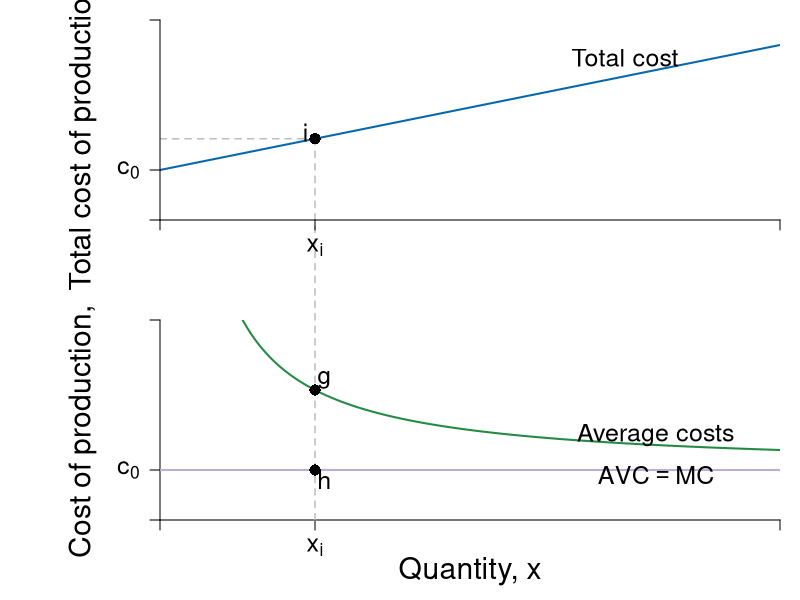

Generate this figure with R:
#Graph Designer: Scott Cohn
#Authors: Bowles and Halliday
#Title: Microeconomics: Competition, Conflict and Coordination

require(shape)
pdf(file = "firmmarketsupply/tc_ac_mc_stacked_linear.pdf", width = 9, height = 12)

#Set parameters for graphics
axislabelsize <- 1.8
labelsize <- 1.5
namesize <- 1.8
annotatesize <- 1.5
graphlinewidth <- 2
segmentlinewidth <- 1.5

COL <- c("#7fc97f", "#beaed4", "#fdc086", "#ffff99", "#386cb0", "#f0027f", "#bf5b17", "#666666")
COLA <- c("#99d8c9","#66c2a4","#41ae76", "#238b45", "#005824")
COLB <- c("#4eb3d3", "#2b8cbe", "#0868ac","#084081")

#Edited the margins to cater for the larger LHS labels
par(mar =  c(4, 8, 1, 1), mfrow = c(2, 1))


totalcost <- function(x, c0 = 10, c1 = 2){
  c0 + c1*x
}

avgcost <- function(x, c0 = 10, c1 = 2){
  totalcost/x
}

avgvarcost <- function(x,  c1 = 2){
  c1
}

marginalcost <- function(x, c1 = 2){
  c1
}

mcline <- function(x, constant = 0.3181472, slope = 0.125){
  constant + slope*x
}



# total cost --------------------------------------------------------------


xlims <- c(0, 10)
ylims <- c(0, 8)

npts <- 501 
x <- seq(xlims[1], xlims[2], length.out = npts)
y <- seq(ylims[1], ylims[2], length.out = npts) 
a <- c(13, 16.75, 19.25)

plot(0, 0, xlim = xlims, ylim = ylims, type = "n",
     xlab = expression(paste("")),
     ylab = expression(paste("")), 
     xaxt = "n", 
     yaxt = "n", 
     cex.lab = axislabelsize, 
     bty = "n",
     xaxs = "i", 
     yaxs = "i")

# Choose x_i

i <- c(2, 2.5, 3, 3.5, 4)
xi <- i[2]

ticksy <- c(0, 2, totalcost(x = xi, c0 = 10, c1 = 2), ylims[2])
ylabels <- c(NA, expression(paste(c[0])), expression(paste(c[i])), NA)
ticksx <- c(0, xi, xlims[2])
xlabels <- c(NA, expression(paste(x[i])), NA)

npts <- 500 
xx1 <- seq(xlims[1], xlims[2], length.out = npts)
xx3 <- seq(xi - 1.5, xi + 1.5, length.out = npts)
xx4 <- seq(4.82456, 7.82456, length.out = npts)

# Total Cost curve
lines(xx1, totalcost(xx1, c0 = 2, c1 = 0.5), col = COLB[3], lwd = graphlinewidth)

# Label the axes
text(-1.25, 0.5*ylims[2], expression(paste("Total cost of production, ", c)), xpd = TRUE, cex = axislabelsize, srt = 90) 

# Segments
segments(xi, -50, xi, totalcost(xi, c0 = 2, c1 = 0.5), lty = 2, col = "grey", lwd = segmentlinewidth, xpd = TRUE)
segments(0, totalcost(xi, c0 = 2, c1 = 0.5), xi, totalcost(xi, c0 = 2, c1 = 0.5), lty = 2, col = "grey", lwd = segmentlinewidth)

# Add point and label
points(xi, totalcost(x = xi, c0 = 2, c1 = 0.5), pch = 16, col = "black", cex = 1.5)
text(xi - 0.15, totalcost(x = xi, c0 = 2, c1 = 0.5) + 0.25, expression("i"), cex = annotatesize)

#Label the cost curve
text(7.5, 6.5, expression("Total cost"), cex = annotatesize)

# Axis Labels
axis(1, at = ticksx, pos = 0, labels = xlabels, cex.axis = labelsize)
axis(2, at = ticksy, pos = 0, labels = ylabels, las = 1, cex.axis = labelsize)

# ac & mc -----------------------------------------------------------------

avgcost <- function(x,  c0 = 2, c1 = 0.05){
  (c0 + c1*x)/x
}

marginalcost <- function(x, c1 = 0.05){
  0*x + c1 
}

xlims <- c(0, 10)
ylims <- c(0, 2)

npts <- 501 
x <- seq(xlims[1], xlims[2], length.out = npts)
y <- seq(ylims[1], ylims[2], length.out = npts) 
a <- c(13, 16.75, 19.25)

plot(0, 0, xlim = xlims, ylim = ylims, type = "n",
     xlab = expression(paste("")),
     ylab = expression(paste("")), 
     xaxt = "n", 
     yaxt = "n", 
     cex.lab = axislabelsize, 
     bty = "n",
     xaxs = "i", 
     yaxs = "i")


ticksy <- c(0, 0.5, ylims[2])
ylabels <- c(NA, expression(paste(c[0])), NA)
ticksx <- c(0, xi, xlims[2])
xlabels <- c(NA, expression(paste(x[i])), NA)

axis(1, at = ticksx, pos = 0, labels = xlabels, cex.axis = labelsize)
axis(2, at = ticksy, pos = 0, labels = ylabels, las = 1, cex.axis = labelsize)

npts <- 500 
xx1 <- seq(xlims[1], xlims[2], length.out = npts)
xx3 <- seq(4, 8, length.out = npts)
xx4 <- seq(xlims[1], 6.32456, length.out = npts)
xx5 <- seq(6.32456, xlims[2], length.out = npts)

text(-1.25, 0.5*ylims[2], expression(paste("Cost of production, ", c)), xpd = TRUE, cex = axislabelsize, srt = 90) 
mtext(expression(paste("Quantity, ", x)), side = 1, line = 2.5, cex = axislabelsize)

# segments
segments(xi, 0, xi, ylims[2] + 1, lty = 2, col = "grey", lwd = segmentlinewidth, xpd = TRUE)

# AC
lines(x, avgcost(x, c0 = 2, c1 = 0.5), col = COLA[4], lwd = graphlinewidth)

# AVC = MC
lines(x, marginalcost(x, c1 = 0.5), col = COL[2], lwd = graphlinewidth)

# Add point and label
points(xi, marginalcost(xi, c1 = 0.5), pch = 16, col = "black", cex = 1.5)
text(xi + 0.15, marginalcost(xi, c1 = 0.5) - 0.1, expression("h"), cex = annotatesize)

points(xi, avgcost(xi, c0 = 2, c1 = 0.5), pch = 16, col = "black", cex = 1.5)
text(xi + 0.15, avgcost(xi, c0 = 2, c1 = 0.5) + 0.1, expression("g"), cex = annotatesize)

# Label curves
text(0.8*xlims[2], 0.85, expression("Average costs"), cex = annotatesize)
text(0.8*xlims[2], 0.45, expression(AVC == MC), cex = annotatesize)

dev.off()
